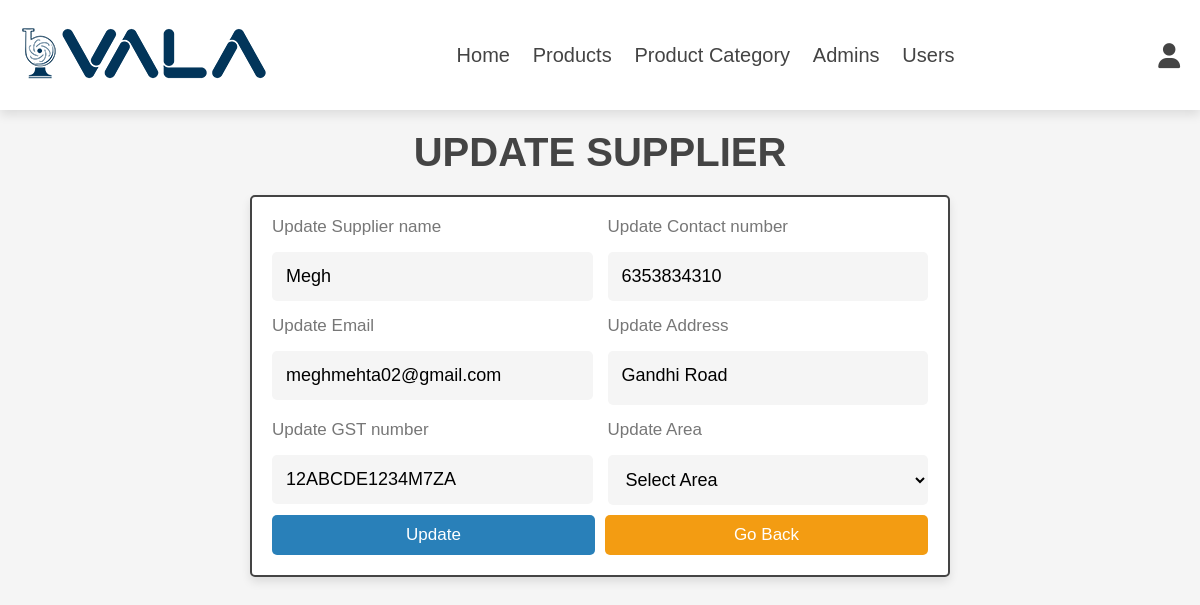
Page /update_supplier.php?update=5 (signed in) on the committed database.
### tables this page shows
CREATE TABLE `supplier` (
  `supplier_id` int(11) NOT NULL,
  `supplier_name` varchar(30) NOT NULL,
  `contact_no` varchar(11) NOT NULL,
  `email` varchar(30) DEFAULT NULL,
  `address` varchar(100) DEFAULT NULL,
  `GSTIN_no` varchar(15) NOT NULL,
  `area_id` int(11) NOT NULL
);

### update_supplier.php (the view, shortened to what this page needs)
<?php
include 'admin_header.php';
$id = $_GET['update'];
?>
<!DOCTYPE html>
<html lang="en">
<head>
   <link rel="stylesheet" href="https://cdnjs.cloudflare.com/ajax/libs/font-awesome/6.1.1/css/all.min.css">
   <link rel="stylesheet" href="css/admin_style.css">
</head>
<body>
<section class="add-products">
   <h1 class="heading">update supplier</h1>
   <?php
       $select = mysqli_query($conn,"SELECT * FROM supplier WHERE supplier_id=$id");
       $num = mysqli_num_rows($select);
       if($num>0){
       while($row = mysqli_fetch_assoc($select)){
   ?>
   <form action="" method="post" enctype="multipart/form-data">
   <div class="flex">
   <div class="inputBox">
            <span>Update Supplier name</span>
            <input type="text" class="box" required maxlength="30" placeholder="Enter supplier name" name="name" value="<?php echo $row['supplier_name']; ?>">
         </div>
         <div class="inputBox">
            <span> Update Contact number</span>
            <input type="tel" class="box" required  required pattern="[0-9]{5}[0-9]{5}" placeholder="Enter contact number" name="number" value="<?php echo $row['contact_no']; ?>">
         </div>
         <div class="inputBox">
            <span>Update Email</span>
            <input type="email" class="box" required maxlength="30" placeholder="Enter email" name="email" value="<?php echo $row['email']; ?>">
         </div>
         <div class="inputBox">
            <span>Update Address</span>
            <textarea class="box" required maxlength="100" placeholder="Enter address" name="address"><?php echo $row['address']; ?></textarea>
         </div>
         <div class="inputBox">
            <span>Update GST number</span>
            <input type="text" class="box" required maxlength="15" placeholder="Enter GST number" required pattern="[0-9]{2}[A-Z]{5}[0-9]{4}[A-Z]{1}[1-9A-Z]{1}Z[0-9A-Z]{1}" oninvalid="this.setCustomValidity('Please enter valid GST number.')" name="gst" value="<?php echo $row['GSTIN_no']; ?>">
         </div>
         <div class="inputBox">
            <span>Update Area</span>
            <select name="area_id" id="" class="box" required>
               <option value="">Select Area</option>
            </select>
         </div>
      </div>
      <div class="flex-btn">
         <input type="submit" name="update_supplier" class="btn" value="update">
         <a href="supplier.php" class="option-btn">go back</a>
      </div>
   </form>
   <?php
       }
       }else{
         echo '<p class="empty">No supplier found!</p>';
      }
   ?>
</section>
</body>
</html>

### css/admin_style.css (style rules this page uses)
:root { --main-color:#2980b9; --orange:#f39c12; --red:#e74c3c; --black:#444; --white:#fff; --light-color:#777; --light-bg:#f5f5f5; --border:.2rem solid var(--black); --box-shadow:0 .5rem 1rem rgba(0,0,0,.1); --bg-color:#eee; }
* { font-family: 'Nunito', sans-serif; margin:0; padding:0; box-sizing: border-box; outline: none; border:none; text-decoration: none; }
html { font-size: 62.5%; overflow-x: hidden; }
body { background-color: var(--light-bg); }
section { padding:2rem; max-width: 1200px; margin:0 auto; }
.heading { font-size: 4rem; color:var(--black); margin-bottom: 2rem; text-align: center; text-transform: uppercase; }
.btn, .delete-btn, .option-btn { display: block; width: 100%; margin-top: 1rem; border-radius: .5rem; padding:1rem 3rem; font-size: 1.7rem; text-transform: capitalize; color:var(--white); cursor: pointer; text-align: center; }
.btn { background-color: var(--main-color); }
.option-btn { background-color: var(--orange); }
.flex-btn { display: flex; gap:1rem; }
.add-products form { max-width: 70rem; margin: 0 auto; background-color: var(--white); box-shadow: var(--box-shadow); border:var(--border); border-radius: .5rem; padding:2rem; }
.add-products form .flex { display: flex; gap:1.5rem; flex-wrap: wrap; }
.add-products form .flex .inputBox { flex:1 1 25rem; }
.add-products form span { font-size:1.7rem; color:var(--light-color); }
.add-products form .box { font-size: 1.8rem; background-color: var(--light-bg); border-radius: .5rem; padding:1.4rem; width: 100%; margin-top: 1.5rem; }
.add-products form textarea { height: 5.4rem; resize: none; }

### rows in the picture
supplier: name "Megh", number "6353834310", email "meghmehta02@gmail.com", address "Gandhi Road", gst "12ABCDE1234M7ZA"
